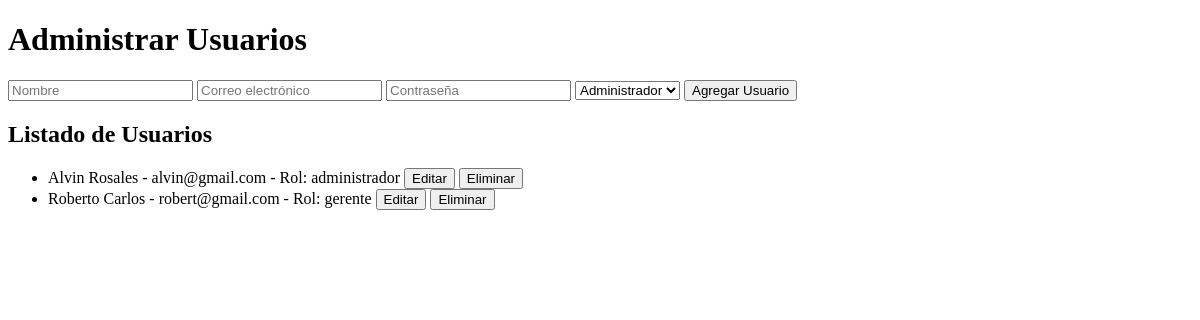
The app's page /pages/usuarios.php with its own data.
### tables this page shows
CREATE TABLE `usuarios` (
  `id_usuario` int NOT NULL AUTO_INCREMENT,
  `nombre` varchar(100) NOT NULL,
  `email` varchar(100) NOT NULL,
  `contrasena` varchar(255) NOT NULL,
  `rol` enum('administrador','empleado','gerente') DEFAULT 'empleado',
  PRIMARY KEY (`id_usuario`),
  UNIQUE KEY `email` (`email`)
);

### functions/gestionar.php (called while the page is built, shortened)
<?php
include_once(__DIR__ . '/../config.php');
function obtenerUsuarios() {
    global $conexion;
    $result = $conexion->query("SELECT id_usuario, nombre, email, rol FROM usuarios");
    return $result->fetch_all(MYSQLI_ASSOC);
}
?>

### pages/usuarios.php (the view, shortened to what this page needs)
<?php
include_once '../config.php';
include_once '../functions/gestionar.php';
$usuarios = obtenerUsuarios();
?>
<!DOCTYPE html>
<html lang="en">
<head>
    <link rel="stylesheet" href="../assets/styles.css">
</head>
<body>
    <h1>Administrar Usuarios</h1>
    <form method="post">
        <input type="text" name="nombre" placeholder="Nombre" required>
        <input type="email" name="email" placeholder="Correo electrónico" required>
        <input type="password" name="contrasena" placeholder="Contraseña" required>
        <select name="rol" required>
        <?php
            if ($_SESSION['rol'] == 'gerente') {
                echo '<option value="empleado">Empleado</option>';
            }
            else {
                echo '<option value="administrador">Administrador</option>';
            }
            ?>
        </select>
        <button type="submit">Agregar Usuario</button>
    </form>
    <h2>Listado de Usuarios</h2>
    <ul>
        <?php foreach ($usuarios as $usuario): ?>
            <li>
                <?php echo "{$usuario['nombre']} - {$usuario['email']} - Rol: {$usuario['rol']}"; ?>
                <button onclick="abrirModal(<?php echo $usuario['id_usuario']; ?>)">Editar</button>
                <form method="post" style="display:inline;">
                <button type="submit" name="eliminar" onclick="return confirm('¿Estás seguro de que deseas eliminar este usuario?');">Eliminar</button>
            </form>
            </li>
        <?php endforeach; ?>
    </ul>
</body>
</html>

### records on screen
usuarios: nombre "Alvin Rosales", email "alvin@gmail.com", rol "administrador"
usuarios: nombre "Roberto Carlos", email "robert@gmail.com", rol "gerente"
